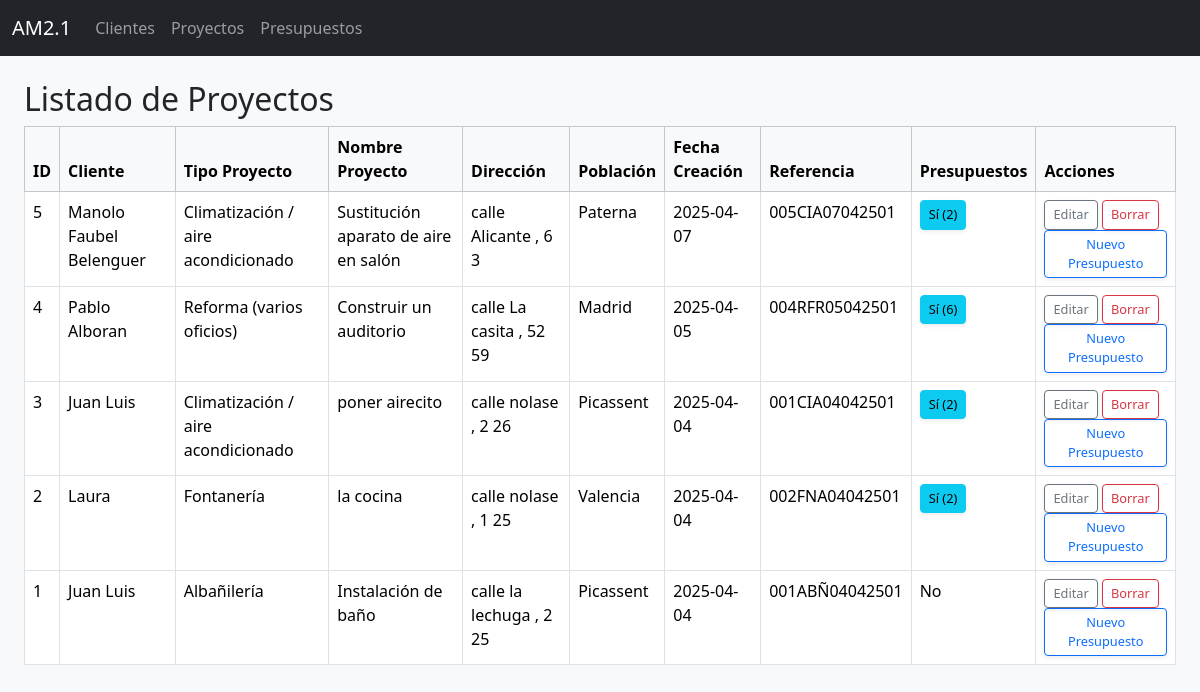
Screenshot of /proyectos with the database file from the repository.
### tables this page shows
CREATE TABLE proyectos (
            id INTEGER PRIMARY KEY AUTOINCREMENT,
            id_cliente INTEGER NOT NULL,
            tipo_proyecto TEXT NOT NULL,
            calle TEXT,
            nombre_via TEXT,
            numero TEXT,
            puerta TEXT,
            codigo_postal TEXT,
            poblacion TEXT,
            nombre_proyecto TEXT,
            fecha_creacion TEXT,
            referencia TEXT UNIQUE,
            FOREIGN KEY (id_cliente) REFERENCES clientes(id) ON DELETE CASCADE
        );

CREATE TABLE clientes (
            id INTEGER PRIMARY KEY AUTOINCREMENT,
            nombre TEXT NOT NULL,
            tipo_via TEXT,
            nombre_via TEXT,
            numero_via TEXT,
            puerta TEXT,
            codigo_postal TEXT,
            cif_nif TEXT,
            telefono1 TEXT,
            telefono2 TEXT,
            telefono3 TEXT,
            telefono4 TEXT,
            mail1 TEXT,
            mail2 TEXT,
            poblacion TEXT
        , notas TEXT, tipo_cliente TEXT, categoria_cliente TEXT);

### proyectos.py (the view)
@proyectos_bp.route("/proyectos", endpoint="listar_proyectos")
def listar_proyectos():
    proyectos = db.execute_query("""
        SELECT pr.id, cl.nombre, pr.tipo_proyecto, pr.nombre_proyecto, pr.calle,
               pr.nombre_via, pr.numero, pr.puerta, pr.poblacion,
               pr.fecha_creacion, pr.referencia,
               (SELECT COUNT(*) FROM presupuestos WHERE id_proyecto = pr.id) AS num_presupuestos
        FROM proyectos pr
        JOIN clientes cl ON pr.id_cliente = cl.id
        ORDER BY pr.id DESC
    """, fetch=True)
    return render_template("proyectos_list.html", proyectos=proyectos)

### dbhelper.py (called while the page is built)
    def execute_query(self, query, params=(), fetch=False, fetchone=False):
        with sqlite3.connect(self.db_path) as conn:
            conn.row_factory = sqlite3.Row  # Permite acceder a columnas por nombre
            cursor = conn.cursor()
            cursor.execute(query, params)
            result = None
            if fetch:
                result = cursor.fetchall()
            elif fetchone:
                result = cursor.fetchone()
            else:
                result = cursor.lastrowid
            conn.commit()
        return result

### templates/proyectos_list.html (shortened to what this page needs)
{% extends "layout.html" %}
{% block content %}
<div class="container-fluid mt-4">
  <h2>Listado de Proyectos</h2>
  <table class="table table-bordered table-hover w-100">
    <thead class="table-light">
      <tr>
        <th>ID</th>
        <th>Cliente</th>
        <th>Tipo Proyecto</th>
        <th>Nombre Proyecto</th>
        <th>Dirección</th>
        <th>Población</th>
        <th>Fecha Creación</th>
        <th>Referencia</th>
        <th>Presupuestos</th>
        <th>Acciones</th>
      </tr>
    </thead>
    <tbody>
      {% for proyecto in proyectos %}
      <tr>
        <td>{{ proyecto[0] }}</td>
        <td>{{ proyecto[1] }}</td>
        <td>{{ proyecto[2] }}</td>
        <td>{{ proyecto[3] }}</td>
        <td>
          {{ proyecto[4] or '' }} {{ proyecto[5] or '' }}
          {% if proyecto[6] %}, {{ proyecto[6] }}{% endif %}
          {% if proyecto[7] %} {{ proyecto[7] }}{% endif %}
        </td>
        <td>{{ proyecto[8] or '' }}</td>
        <td>{{ proyecto[9] }}</td>
        <td>{{ proyecto[10] }}</td>
        <td>
          {% if proyecto[11] > 0 %}
            <button type="button" class="btn btn-sm btn-info ver-presupuestos-btn" data-proyecto-id="{{ proyecto[0] }}">
              Sí ({{ proyecto[11] }})
            </button>
          {% else %}
            No
          {% endif %}
        </td>
        <td>
          <a href="{{ url_for('proyectos_bp.editar_proyecto', id=proyecto[0]) }}" class="btn btn-sm btn-outline-secondary">Editar</a>
          <form action="{{ url_for('proyectos_bp.borrar_proyecto', id=proyecto[0]) }}" method="post" style="display:inline;">
            <button type="submit" class="btn btn-sm btn-outline-danger">Borrar</button>
          </form>
          <a href="{{ url_for('presupuestos_bp.nuevo_presupuesto') }}?proyecto_id={{ proyecto[0] }}" class="btn btn-sm btn-outline-primary">Nuevo Presupuesto</a>
        </td>
      </tr>
      {% endfor %}
    </tbody>
  </table>
</div>
{% endblock %}

### templates/layout.html (shortened to what this page needs)
<!DOCTYPE html>
<html lang="es">
<head>
  <link href="https://cdn.jsdelivr.net/npm/bootstrap@5.3.3/dist/css/bootstrap.min.css" rel="stylesheet">
</head>
<link rel="stylesheet" href="{{ url_for('static', filename='custom.css') }}">
<body class="bg-light">
  <nav class="navbar navbar-expand-lg navbar-dark bg-dark">
    <div class="container-fluid">
      <a class="navbar-brand" href="{{ url_for('index') }}">AM2.1</a>
      <div class="collapse navbar-collapse">
        <ul class="navbar-nav me-auto mb-2 mb-lg-0">
          <li class="nav-item">
            <a class="nav-link" href="{{ url_for('clientes_bp.listar_clientes') }}">Clientes</a>
          </li>
          <li class="nav-item">
            <a class="nav-link" href="{{ url_for('proyectos_bp.listar_proyectos') }}">Proyectos</a>
          </li>
          <li class="nav-item">
            <a class="nav-link" href="{{ url_for('presupuestos_bp.listar_presupuestos') }}">Presupuestos</a>
          </li>
        </ul>
      </div>
    </div>
  </nav>
  <div class="container-fluid mt-4">
    {% block content %}
    {% endblock %}
  </div>
</body>
</html>

### static/custom.css (style rules this page uses)
.btn, .btn-primary, .btn-secondary, .btn-warning, .btn-danger, .btn-info { border-radius: 0.25rem; box-shadow: 0 0.125rem 0.25rem rgba(0, 0, 0, 0.075); font-size: 0.8rem; }

### rows the page displays
proyectos: id "5", nombre "Manolo Faubel Belenguer", tipo_proyecto "Climatización / aire acondicionado", nombre_proyecto "Sustitución aparato de aire en salón", calle "calle", nombre_via "Alicante", numero "6", puerta "3", poblacion "Paterna", fecha_creacion "2025-04-07", referencia "005CIA07042501", proyecto "2"
proyectos: id "4", nombre "Pablo Alboran", tipo_proyecto "Reforma (varios oficios)", nombre_proyecto "Construir un auditorio", calle "calle", nombre_via "La casita", numero "52", puerta "59", poblacion "Madrid", fecha_creacion "2025-04-05", referencia "004RFR05042501", proyecto "6"
proyectos: id "3", nombre "Juan Luis", tipo_proyecto "Climatización / aire acondicionado", nombre_proyecto "poner airecito", calle "calle", nombre_via "nolase", numero "2", puerta "26", poblacion "Picassent", fecha_creacion "2025-04-04", referencia "001CIA04042501"
proyectos: id "2", nombre "Laura", tipo_proyecto "Fontanería", nombre_proyecto "la cocina", calle "calle", nombre_via "nolase", numero "1", puerta "25", poblacion "Valencia", fecha_creacion "2025-04-04", referencia "002FNA04042501", proyecto "2"
proyectos: id "1", nombre "Juan Luis", tipo_proyecto "Albañilería", nombre_proyecto "Instalación de baño", calle "calle", nombre_via "la lechuga", numero "2", puerta "25", poblacion "Picassent", fecha_creacion "2025-04-04", referencia "001ABÑ04042501", shows "No"
